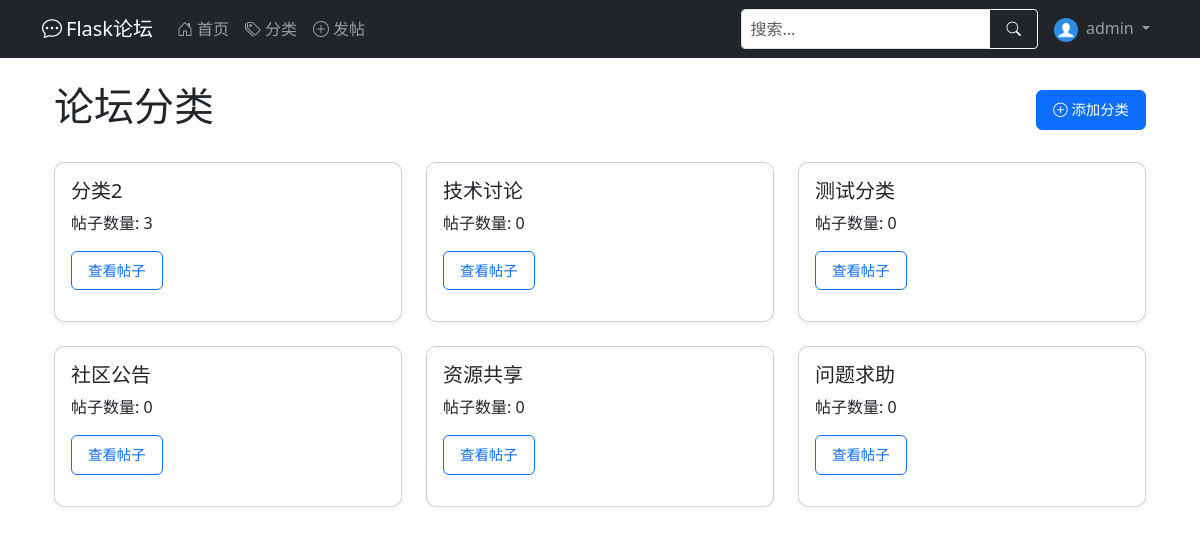
The app's page /admin/categories (signed in), older data.
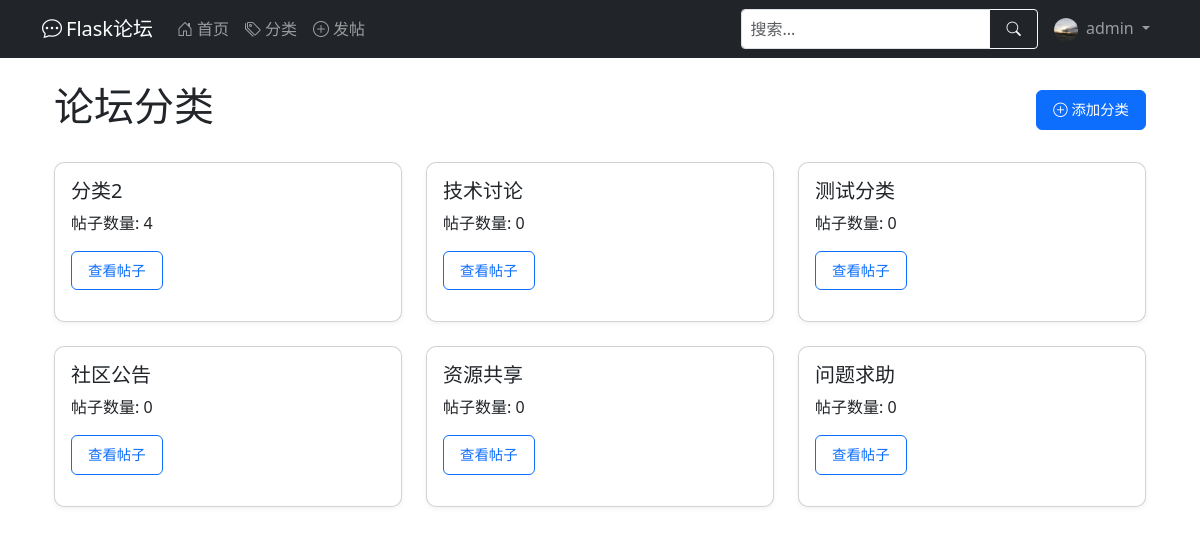
The same page, newer data.
### app/models.py (models this page shows, shortened)
class User(UserMixin, db.Model):
    __tablename__ = 'user'
    id = db.Column(db.Integer, primary_key=True)
    username = db.Column(db.String(64), index=True, unique=True, nullable=False)
    email = db.Column(db.String(120), index=True, unique=True, nullable=False)
    password_hash = db.Column(db.String(128), nullable=False)
    created_at = db.Column(db.DateTime, default=datetime.utcnow)
    last_seen = db.Column(db.DateTime, default=datetime.utcnow)
    about_me = db.Column(db.Text)
    avatar = db.Column(db.String(120), default='default.jpg')  # 头像
    permissions = db.Column(db.Integer, default=Permissions.USER)
    posts = db.relationship('Post', backref='author', lazy='dynamic')  # 在Post处能查到作者，用法：Post.author
    def avatar_url(self):
        return url_for('static', filename=f'profile_pics/{self.avatar}', _external=True)
    def has_permission(self, permission):
        return (self.permissions & permission) == permission

class Category(db.Model):
    __tablename__ = 'category'
    id = db.Column(db.Integer, primary_key=True)
    name = db.Column(db.String(50), unique=True, nullable=False)
    posts = db.relationship('Post', backref='category', lazy=True)  # 从Post里能查到分类,Post.category

### app/admin.py (the view)
@admin_bp.route('/categories')
@admin_required
def categories():
    categories_ = Category.query.order_by(Category.name).all()
    return render_template('admin/categories.html', categories=categories_)

### app/models.py (called while the page is built)
@login_manager.user_loader
def load_user(user_id):
    return User.query.get(int(user_id))

### app/templates/admin/categories.html
{% extends "base.html" %}
{% block content %}
<div class="container mt-4">
    <div class="d-flex justify-content-between align-items-center mb-4">
        <h1>论坛分类</h1>
        {% if current_user.is_admin %}
        <a href="{{ url_for('admin.add_category') }}" class="btn btn-primary">
            <i class="bi bi-plus-circle"></i> 添加分类
        </a>
        {% endif %}
    </div>
    <div class="row">
        {% for category in categories %}
        <div class="col-md-4 mb-4">
            <div class="card h-100">
                <div class="card-body">
                    <h5 class="card-title">{{ category.name }}</h5>
                    <p class="card-text">
                        帖子数量: {{ category.posts|length }}
                    </p>
                    <a href="{{ url_for('main.category_posts', category_id=category.id) }}"
                       class="btn btn-outline-primary">
                        查看帖子
                    </a>
                </div>
            </div>
        </div>
        {% endfor %}
    </div>
</div>
{% endblock %}

### app/templates/base.html (shortened to what this page needs)
<!DOCTYPE html>
<html lang="zh" data-bs-theme="auto">
<head>
    <link href="/static/css/bootstrap.min.css" rel="stylesheet">
    <link rel="stylesheet" href="/static/css/bootstrap-icons.css">
</head>
<body>
<nav class="navbar navbar-expand-lg navbar-dark bg-dark desktop-nav">
    <div class="container">
        <a class="navbar-brand" href="{{ url_for('main.index') }}">
            <i class="bi bi-chat-dots me-1"></i>Flask论坛
        </a>
        <div class="collapse navbar-collapse" id="mainNavbar">
            <ul class="navbar-nav me-auto">
                <li class="nav-item">
                    <a class="nav-link" href="{{ url_for('main.index') }}">
                        <i class="bi bi-house-door me-1"></i>首页
                    </a>
                </li>
                <li class="nav-item">
                    <a class="nav-link" href="{{ url_for('main.list_categories') }}">
                        <i class="bi bi-tags me-1"></i>分类
                    </a>
                </li>
                <li class="nav-item">
                    <a class="nav-link" href="{{ url_for('main.create_post') }}">
                        <i class="bi bi-plus-circle me-1"></i>发帖
                    </a>
                </li>
            </ul>
            <form class="d-flex me-2 my-2 my-lg-0" action="{{ url_for('main.index') }}" method="get">
                <div class="input-group">
                    <input type="search" name="q" class="form-control form-control-sm" placeholder="搜索..."
                           aria-label="搜索" value="{{ request.args.get('q', '') }}">
                    <button class="btn btn-outline-light btn-sm" type="submit">
                        <i class="bi bi-search"></i>
                    </button>
                </div>
            </form>
            <ul class="navbar-nav">
                {% if current_user.is_authenticated %}
                <li class="nav-item dropdown">
                    <a class="nav-link dropdown-toggle" href="#" id="userDropdown" role="button"
                       data-bs-toggle="dropdown" aria-expanded="false">
                        <img src="{{ current_user.avatar_url() }}" class="rounded-circle me-1" width="24" height="24"
                             alt="头像">
                        {{ current_user.username }}
                    </a>
                </li>
                {% endif %}
            </ul>
        </div>
    </div>
</nav>
<main class="container mt-3 mb-5">
    {% block content %}{% endblock %}
</main>
</body>
</html>

Row changes from the older to the newer data that the page shows:
changed User "admin": avatar_url: picture added in place of a placeholder
computed for Category "分类2": posts|length "3" → "4"
